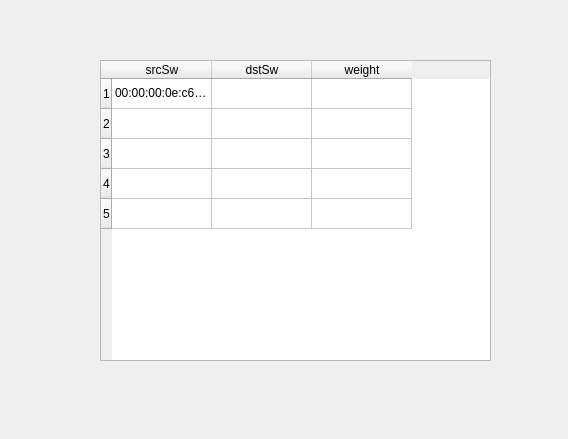
<?xml version="1.0" encoding="UTF-8"?>
<ui version="4.0">
 <class>WeightInfo</class>
 <widget class="QWidget" name="WeightInfo">
  <property name="geometry">
   <rect>
    <x>0</x>
    <y>0</y>
    <width>568</width>
    <height>439</height>
   </rect>
  </property>
  <property name="windowTitle">
   <string>Form</string>
  </property>
  <widget class="QTableWidget" name="tableWidget">
   <property name="geometry">
    <rect>
     <x>100</x>
     <y>60</y>
     <width>391</width>
     <height>301</height>
    </rect>
   </property>
   <row>
    <property name="text">
     <string>1</string>
    </property>
   </row>
   <row>
    <property name="text">
     <string>2</string>
    </property>
   </row>
   <row>
    <property name="text">
     <string>3</string>
    </property>
   </row>
   <row>
    <property name="text">
     <string>4</string>
    </property>
   </row>
   <row>
    <property name="text">
     <string>5</string>
    </property>
   </row>
   <column>
    <property name="text">
     <string>srcSw</string>
    </property>
   </column>
   <column>
    <property name="text">
     <string>dstSw</string>
    </property>
   </column>
   <column>
    <property name="text">
     <string>weight</string>
    </property>
   </column>
   <item row="0" column="0">
    <property name="text">
     <string>00:00:00:0e:c6:c1:b9:a2</string>
    </property>
   </item>
  </widget>
 </widget>
 <resources/>
 <connections/>
</ui>
